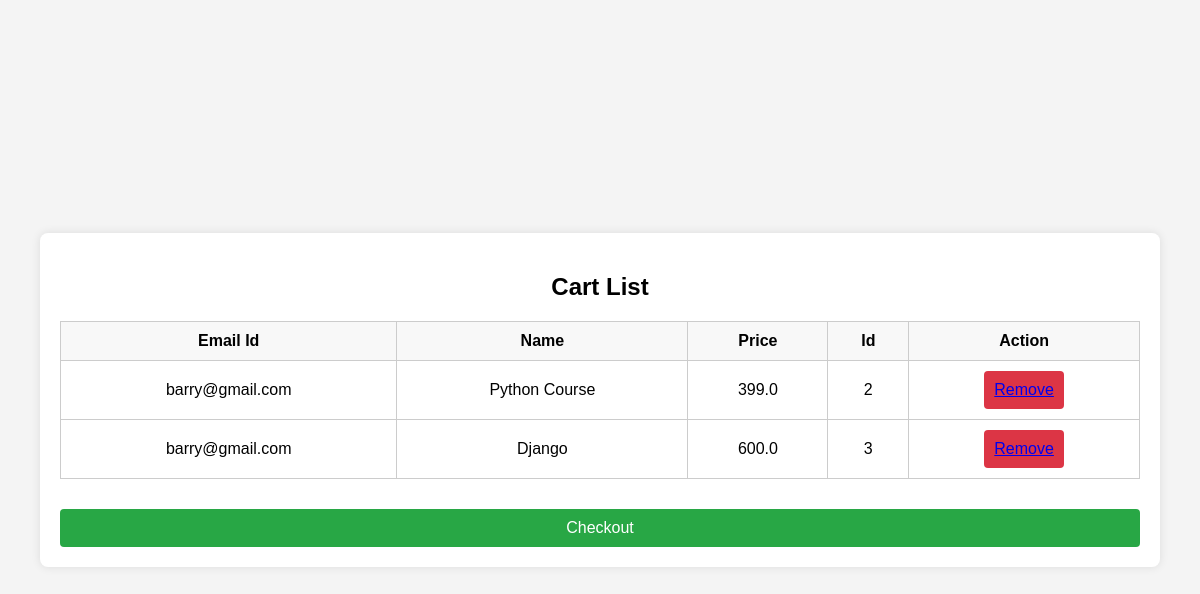
The app's page /cartlist/ (signed in) with its own data.
### educationapp/models.py (models this page shows)
class CartModel(models.Model):
    cid=models.ForeignKey(Course,on_delete=models.CASCADE)
    emailId=models.ForeignKey(Customer,on_delete=models.CASCADE)
    totalPrice=models.FloatField(default=0.0)

class Customer(models.Model):
    fname=models.CharField(max_length=50)
    lname=models.CharField(max_length=50)
    emailId=models.EmailField(primary_key=True)
    password=models.CharField(max_length=50)

class Course(models.Model):
    id=models.AutoField(primary_key=True)
    name=models.CharField(max_length=100)
    price=models.FloatField(default=0.0)
    studentsenrolled=models.FloatField(default=0.0)
    updatedon=models.CharField(max_length=50)
    course_image=models.ImageField(null=True,blank=True,upload_to="images/")

### educationapp/views.py (the view)
# urls.py: path('cartlist/',views.showCart,name='cartlist'),
def showCart(request):
    email = request.session.get('username')
    print("hello")
    data=CartModel.objects.filter(emailId=email)
    print(len(data))
    return render(request,'educationapp/cartlist.html',{'cart':data})

### templates/educationapp/cartlist.html (shortened to what this page needs)
    {% load static %}
<!DOCTYPE html>
<html lang="en">
<head>
</head>
<body>
    <form action="placeorder">
        <div class="wrapper">
            <div class="container">
                <h2>Cart List</h2>
                <table class="cart-table">
                    <thead>
                        <tr>
                            <th>Email Id</th>
                            <th>Name</th>
                            <th>Price</th>
                            <th>Id</th>
                            <th>Action</th>
                        </tr>
                    </thead>
                    <tbody>
                        {% for i in cart %}
                        <tr>
                            <td>{{i.emailId.emailId}}</td>
                            <td>{{i.cid.name}}</td>
                            <td>{{i.cid.price}}</td>
                            <td>{{i.cid.id}}</td>
                            <td><button class="remove-btn"><a href="delete/{{i.cid}}">Remove</a></button></td>
                        </tr>
                        {%endfor%}
                    </tbody>
                </table>
                <button class="checkout-btn" type="submit" value="showorder">Checkout</button>
            </div>
        </div>
    </form>
</body>
</html>

### templates/educationapp/cartlist.html (style rules this page uses)
body { font-family: Arial, sans-serif; background-color: #f4f4f4; margin: 0; padding: 0; }
.wrapper { display: flex; justify-content: center; align-items: center; height: 100vh; }
.container { background-color: #fff; padding: 20px; border-radius: 8px; box-shadow: 0 0 10px rgba(0, 0, 0, 0.1); width: 90%; max-width: 1200px; display: flex; flex-direction: column; }
h2 { text-align: center; margin-bottom: 20px; }
.cart-table { width: 100%; border-collapse: collapse; margin-bottom: 20px; }
.cart-table th, .cart-table td { border: 1px solid #ccc; padding: 10px; text-align: center; word-wrap: break-word; }
.cart-table th { background-color: #f8f8f8; }
.cart-table td { vertical-align: middle; }
.remove-btn, .checkout-btn { padding: 10px; background-color: #dc3545; color: white; border: none; border-radius: 4px; cursor: pointer; font-size: 16px; }
.checkout-btn { display: block; width: 100%; background-color: #28a745; margin-top: 10px; text-align: center; }

### records on screen
CartModel: emailId.emailId "barry@gmail.com", cid.name "Python Course", cid.price "399.0", cid.id "2"
CartModel: emailId.emailId "barry@gmail.com", cid.name "Django", cid.price "600.0", cid.id "3"
